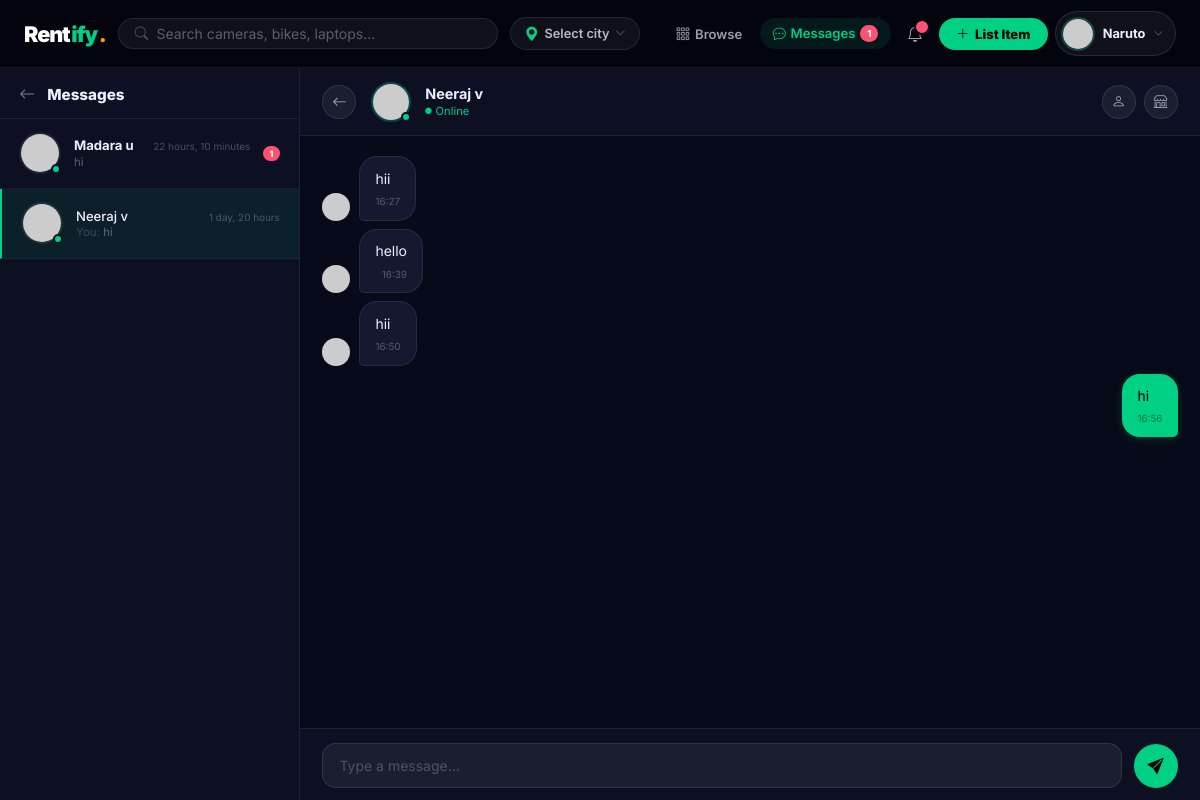
The page /messaging/1/ (signed in) on the database as committed earlier.
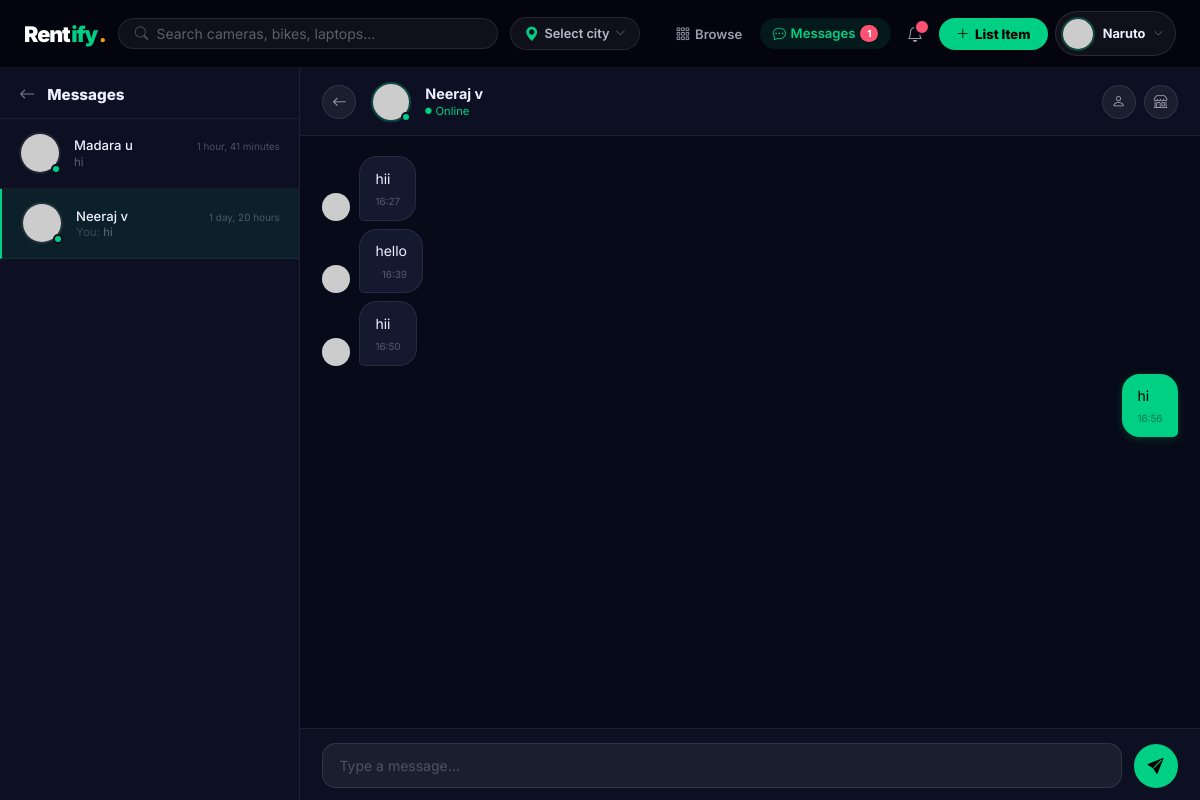
The same page on the database as committed later.
### messaging/models.py (models this page shows, shortened)
class Conversation(models.Model):
    participants = models.ManyToManyField(User, related_name='conversations')
    created_at = models.DateTimeField(auto_now_add=True)
    updated_at = models.DateTimeField(auto_now=True)
    class Meta:
        ordering = ['-updated_at']
    def get_other_participant(self, user):
        return self.participants.exclude(pk=user.pk).first()
    def get_last_message(self):
        return self.messages.order_by('-created_at').first()
    def unread_count(self, user):
        return self.messages.filter(is_read=False).exclude(sender=user).count()

class Message(models.Model):
    conversation = models.ForeignKey(Conversation, on_delete=models.CASCADE, related_name='messages')
    sender = models.ForeignKey(User, on_delete=models.CASCADE, related_name='sent_messages')
    content = models.TextField()
    is_read = models.BooleanField(default=False)
    created_at = models.DateTimeField(auto_now_add=True)
    class Meta:
        ordering = ['created_at']

### messaging/views.py (the view, shortened to what this page needs)
# urls.py: path('<int:conv_id>/', views.conversation_view, name='conversation'),
@login_required
def conversation_view(request, conv_id):
    conversation = get_object_or_404(Conversation, pk=conv_id)
    if request.user not in conversation.participants.all():
        messages.error(request, "Access denied.")
        return redirect('inbox')
    conversation.messages.filter(is_read=False).exclude(sender=request.user).update(is_read=True)
    other = conversation.get_other_participant(request.user)
    msgs = conversation.messages.select_related('sender').all()
    all_convs = request.user.conversations.prefetch_related('participants', 'messages').order_by('-updated_at')
    conv_data = []
    for conv in all_convs:
        conv_data.append({
            'conversation': conv,
            'other': conv.get_other_participant(request.user),
            'last_message': conv.get_last_message(),
            'unread': conv.unread_count(request.user),
        })
    return render(request, 'messaging/conversation.html', {
        'conversation': conversation,
        'messages_list': msgs,
        'other': other,
        'conv_data': conv_data,
    })

### accounts/models.py (called while the page is built)
    def get_photo_url(self):
        if self.profile_photo:
            return self.profile_photo.url
        return '/static/images/default-avatar.png'

### listings/context_processors.py (called while the page is built)
def browse_location_processor(request):
    return {'browse_location': (request.session.get('browse_location') or '').strip()}

### notifications/context_processors.py (called while the page is built)
def notifications_processor(request):
    ctx = {
        'unread_notifications': [],
        'unread_count': 0,
        'user_listings_count': 0,
        'user_wishlist_count': 0,
        'user_messages_unread': 0,
        'footer_sections': _footer_sections(request),
    }
    if request.user.is_authenticated:
        user = request.user
        ctx['unread_notifications'] = Notification.objects.filter(
            recipient=user, is_read=False
        ).order_by('-created_at')[:8]
        ctx['unread_count'] = Notification.objects.filter(
            recipient=user, is_read=False
        ).count()
        ctx.update(_user_menu_stats(user))
    return ctx

### subscriptions/context_processors.py (called while the page is built)
def premium_processor(request):
    try:
        if not request.user.is_authenticated:
            return dict(_SAFE_DEFAULT)
        return premium_context(request.user)
    except Exception:
        return dict(_SAFE_DEFAULT)

### templates/messaging/conversation.html (shortened to what this page needs)
{% extends 'base.html' %}
{% load static %}
{% block content %}
<div class="msg-shell">
  <aside class="msg-sidebar">
    <div class="msg-sidebar-head">
      <a href="{% url 'inbox' %}" style="color:rgba(238,240,255,.5);text-decoration:none;flex-shrink:0;">
        <i class="bi bi-arrow-left" style="font-size:1rem;"></i>
      </a>
      <span class="sidebar-title">Messages</span>
    </div>
    <div class="conv-list">
      {% for item in conv_data %}
      <a href="{% url 'conversation' item.conversation.pk %}"
         class="conv-item {% if item.conversation.pk == conversation.pk %}active{% endif %} {% if item.unread > 0 %}unread{% endif %}">
        <div class="ci-av">
          <img src="{{ item.other.profile.get_photo_url }}"
               onerror="this.src='https://placehold.co/42/4F8EF7/fff?text={{ item.other.username|first|upper }}'">
          <span class="ci-dot"></span>
        </div>
        <div class="ci-body">
          <div class="ci-row">
            <span class="ci-name">{{ item.other.get_full_name|default:item.other.username }}</span>
            {% if item.last_message %}<span class="ci-time">{{ item.last_message.created_at|timesince }}</span>{% endif %}
          </div>
          <div class="ci-last">
            {% if item.last_message %}
              {% if item.last_message.sender == request.user %}<span style="color:rgba(238,240,255,.2);">You: </span>{% endif %}
              {{ item.last_message.content|truncatechars:35 }}
            {% else %}Say hello!{% endif %}
          </div>
        </div>
        {% if item.unread > 0 %}<span class="ci-badge">{{ item.unread }}</span>{% endif %}
      </a>
      {% empty %}
      <div style="padding:2rem;text-align:center;font-size:.78rem;color:rgba(238,240,255,.25);">No other conversations</div>
      {% endfor %}
    </div>
  </aside>
  <div class="chat-area">
    <div class="chat-header">
      <a href="{% url 'inbox' %}" class="ch-back d-md-none"><i class="bi bi-arrow-left"></i></a>
      <div class="ch-avatar">
        <img src="{{ other.profile.get_photo_url }}"
             alt="{{ other.username }}"
             onerror="this.src='https://placehold.co/40/4F8EF7/fff?text={{ other.username|first|upper }}'">
        <span class="ch-online"></span>
      </div>
      <div class="ch-info">
        <div class="ch-name">
          {{ other.get_full_name|default:other.username }}
        </div>
        <div class="ch-status">
          <i class="bi bi-circle-fill" style="font-size:.4rem;"></i> Online
        </div>
      </div>
      <div class="ch-actions">
        <a href="{% url 'public_profile' other.username %}" class="ch-btn" title="View profile">
          <i class="bi bi-person"></i>
        </a>
        <a href="{% url 'search' %}" class="ch-btn" title="Browse listings">
          <i class="bi bi-shop"></i>
        </a>
      </div>
    </div>
    <div id="chat-messages" class="chat-messages">
      {% if messages_list %}
        {% for msg in messages_list %}
        <div class="msg-row {% if msg.sender == request.user %}mine{% else %}theirs{% endif %}" data-id="{{ msg.pk }}">
          {% if msg.sender != request.user %}
          <img src="{{ msg.sender.profile.get_photo_url }}" class="row-av"
               onerror="this.src='https://placehold.co/28/4F8EF7/fff?text={{ msg.sender.username|first|upper }}'">
          {% endif %}
          <div class="bubble {% if msg.sender == request.user %}mine{% else %}theirs{% endif %}">
            {{ msg.content }}
            <span class="bubble-time">{{ msg.created_at|time:"H:i" }}</span>
          </div>
        </div>
        {% endfor %}
      {% endif %}
    </div>
    <form method="post" class="chat-input-bar" id="msg-form">
      <textarea name="content" id="msg-input" class="chat-textarea"
                placeholder="Type a message…" rows="1"
                onkeydown="if(event.key==='Enter'&&!event.shiftKey){event.preventDefault();submitMsg();}"></textarea>
      <button type="button" class="send-btn" onclick="submitMsg()" title="Send">
        <i class="bi bi-send-fill"></i>
      </button>
    </form>
  </div>
</div>
{% endblock %}

Rows that differ between the two databases and show on the page:
changed Conversation "Madara u": last_message.created_at "22 hours, 10 minutes" → "1 hour, 41 minutes"; unread "1" → (not shown)
